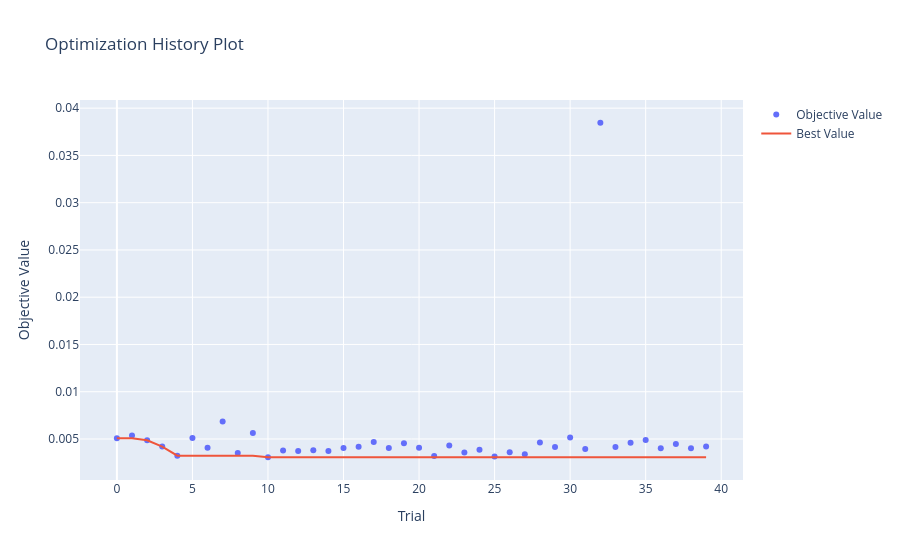

The code cell stored with this chart in its notebook:
### Code cell
# 绘制优化历史（看看 Loss 是如何随着试验次数下降的）
optuna.visualization.plot_optimization_history(study)
